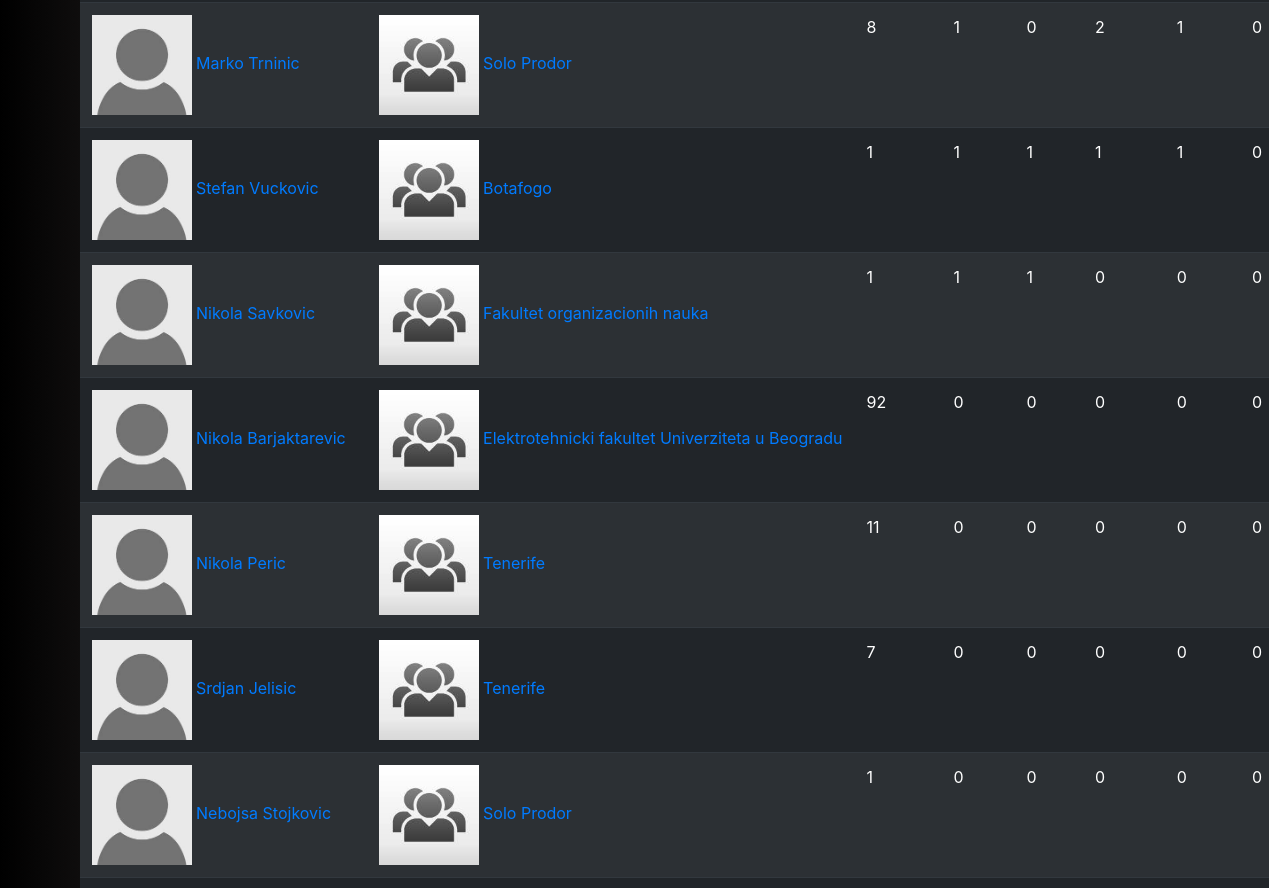
The app's page /standings/bestplayers (middle part), older data.
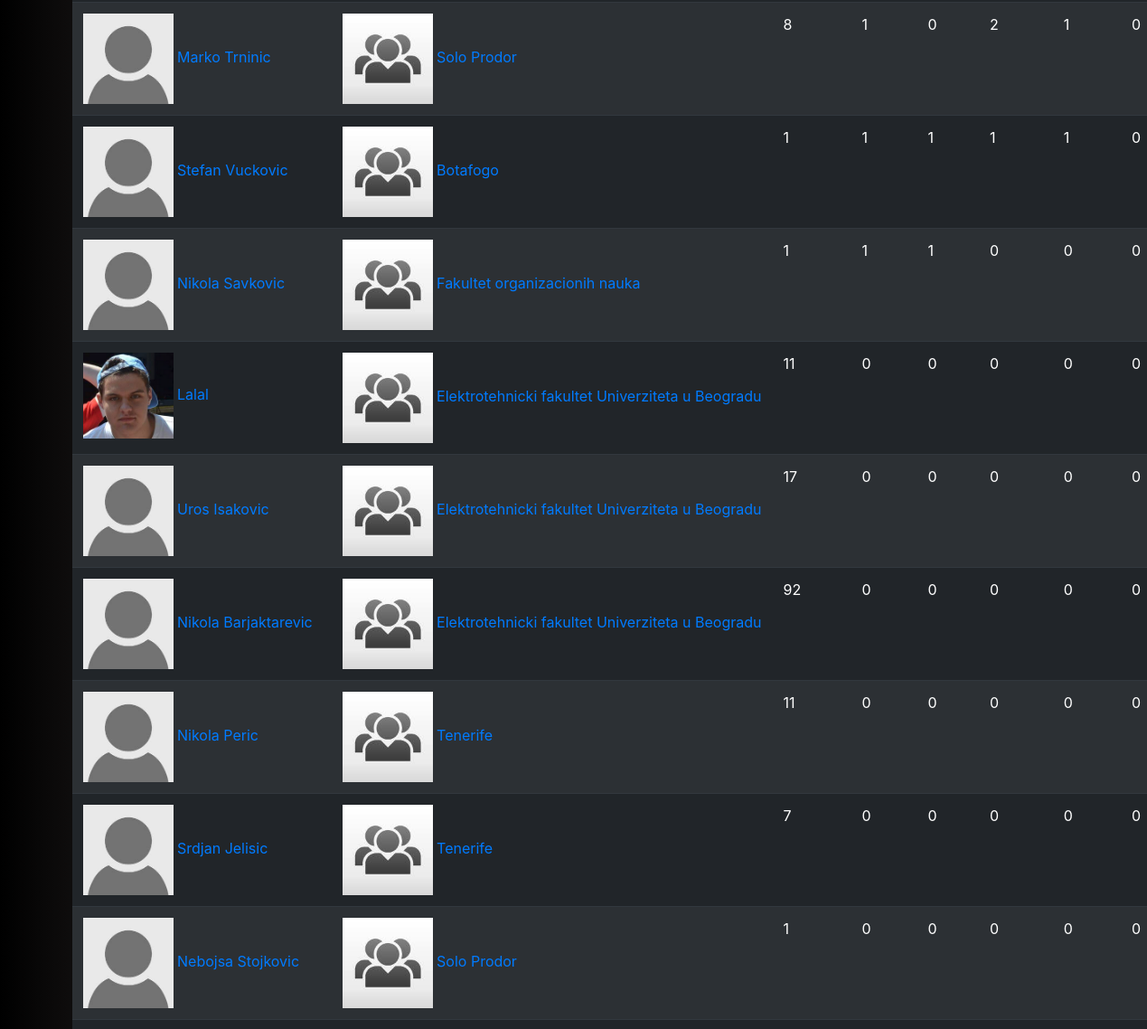
The same page, newer data.
### fuca/models.py (models this page shows, shortened)
class Player(db.Model, UserMixin):
    __tablename__ = 'player'
    id          = db.Column(db.Integer,     primary_key=True)
    name        = db.Column(db.String(100), nullable=False)
    birthdate   = db.Column(db.DateTime,    nullable=False)
    number      = db.Column(db.Integer,     nullable=False)
    image       = db.Column(db.String(20),  nullable=False, default='default.jpg')
    email       = db.Column(db.String(120), unique=True,    nullable=False)
    password    = db.Column(db.String(200))
    registered  = db.Column(db.Boolean, default=False)
    is_admin    = db.Column(db.Boolean, default=False)
    team_id     = db.Column(db.Integer, db.ForeignKey('team.id'), nullable=False)
    statistics  = db.relationship('Statistics', backref='player', lazy=True)
    @property
    def goals(self):
        goals = 0
        for stat in self.statistics:
            goals += stat.goals
        return goals
    @property
    def assists(self):
        assists = 0
        for stat in self.statistics:
            assists += stat.assists
        return assists
    @property
    def red(self):
        red = 0
        for stat in self.statistics:
            red += stat.red
        return red
    @property
    def yellow(self):
        yellow = 0
        for stat in self.statistics:
            yellow += stat.yellow
        return yellow
    @property
    def points(self):
        return self.goals + self.assists - self.yellow - 2 * self.red

class Statistics(db.Model):
    __tablename__ = 'statistics'
    id          = db.Column(db.Integer, primary_key=True)
    goals       = db.Column(db.Integer, nullable=False)
    assists     = db.Column(db.Integer, nullable=False)
    yellow      = db.Column(db.Integer, nullable=False)
    red         = db.Column(db.Integer, nullable=False)
    player_id   = db.Column(db.Integer, db.ForeignKey('player.id'), nullable=False)
    match_id    = db.Column(db.Integer, db.ForeignKey('match.id'),  nullable=False)

### fuca/standings/routes.py (the view)
@scores.route("/bestplayers")
def bestplayers():
    players = Player.query.filter_by(is_admin=False).all()
    players = list(reversed(sorted(players, key=lambda player: player.points)))
    for player in players:
        player.image = url_for('static', filename='images/players/{}'.format(player.image))
        player.team_name = player.team.name
        player.team_logo = url_for('static', filename='images/teams/{}'.format(player.team.logo_image))
    return render_template('standings/best-players.html', players=players, title='Best Players')

### fuca/templates/standings/best-players.html (shortened to what this page needs)
{% extends 'standings/standings-layout.html' %}
{% block standings_content %}
    <table class="table table-dark table-striped table-hover">
        {% for player in players %}
            <tr>
                <td style="white-space:nowrap">
                    <a href="{{ url_for('main.player', id=player.id)}}">
                        <img src="{{ player.image }}" width="100">
                        {{ player.name }}
                    </a>
                </td>
                <td style="white-space:nowrap">
                    <a href="{{ url_for('teams.team', id=player.team_id)}}">
                        <img src="{{ player.team_logo }}" width="100">
                        {{ player.team_name }}
                    </a>
                </td>
                <td>{{ player.number }}</td>
                <td>{{ player.points }}</td>
                <td>{{ player.goals }}</td>
                <td>{{ player.assists }}</td>
                <td>{{ player.yellow }}</td>
                <td>{{ player.red }}</td>
            </tr>
        {% endfor %}
    </table>
{% endblock standings_content %}

### fuca/templates/standings/standings-layout.html (shortened to what this page needs)
{% extends 'home/layout.html' %}
{% block content %}
<br>
    {% block standings_content %}{% endblock standings_content%}
{% endblock content %}

### fuca/templates/home/layout.html (shortened to what this page needs)
<!DOCTYPE html>
<html>
    <head>
        <link   rel="stylesheet"
                href="https://maxcdn.bootstrapcdn.com/bootstrap/4.0.0/css/bootstrap.min.css"
>
        <link rel="stylesheet" type="text/css" href="{{ url_for('static', filename='main.css') }}">
    </head>
    <body class="dark-background">
        <div id="page-container">
            <div id="content-wrap">
        <main role="main" class="container">
            <div class="row">
                <div class="col-md-8">
                    {% block content %}{% endblock %}
                </div>
            </div>
        </main>
        </div>
    </div>
    </body>
</html>

### fuca/static/main.css (style rules this page uses)
body { margin-top: 5rem; }
#page-container { position: relative; min-height: 100vh; }
#content-wrap { padding-bottom: 15rem; }
a:link { text-decoration: none; }
.dark-background { background: rgb(0,0,0); background: linear-gradient(90deg, rgba(0,0,0,1) 0%, rgba(83,73,73,1) 36%, rgba(0,0,0,1) 100%); }

Row changes from the older to the newer data that the page shows:
added Player: image (picture), name "Lalal", team_name "Elektrotehnicki fakultet Univerziteta u Beogradu", number "11", points "0", goals "0", assists "0", yellow "0", red "0"
added Player: image (placeholder picture), name "Uros Isakovic", team_name "Elektrotehnicki fakultet Univerziteta u Beogradu", number "17", points "0", goals "0", assists "0", yellow "0", red "0"
